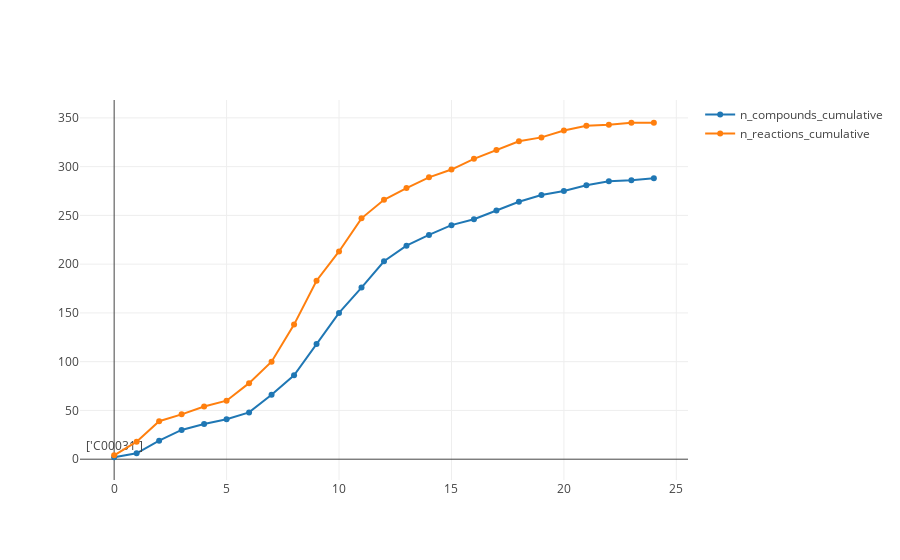

Notebook code cell kept with this figure:
### Code cell
cool_plots(glucose_df,'n_compounds_cumulative','n_reactions_cumulative')

### Figure 1 — Plotly figure (JSON) as saved in the notebook; plotly's stock layout.template omitted (floating-point values rounded to 4 significant figures)
{"data": [{"mode": "lines+markers+text", "name": "n_compounds_cumulative", "text": ["['C00031']", null, null, null, null, null, null, null, null, null, null, null, null, null, null, null, null, null, null, null, null, null, null, null, null], "textposition": "top center", "type": "scatter", "x": [0, 1, 2, 3, 4, 5, 6, 7, 8, 9, 10, 11, 12, 13, 14, 15, 16, 17, 18, 19, 20, 21, 22, 23, 24], "y": [2, 6, 19, 30, 36, 41, 48, 66, 86, 118, 150, 176, 203, 219, 230, 240, 246, 255, 264, 271, 275, 281, 285, 286, 288]}, {"mode": "lines+markers", "name": "n_reactions_cumulative", "type": "scatter", "x": [0, 1, 2, 3, 4, 5, 6, 7, 8, 9, 10, 11, 12, 13, 14, 15, 16, 17, 18, 19, 20, 21, 22, 23, 24], "y": [4, 18, 39, 46, 54, 60, 78, 100, 138, 183, 213, 247, 266, 278, 289, 297, 308, 317, 326, 330, 337, 342, 343, 345, 345]}], "layout": {"xaxis": {"autorange": true, "range": [-1.619, 25.62], "type": "linear"}, "yaxis": {"autorange": true, "range": [-23.12, 370.1], "type": "linear"}}}
